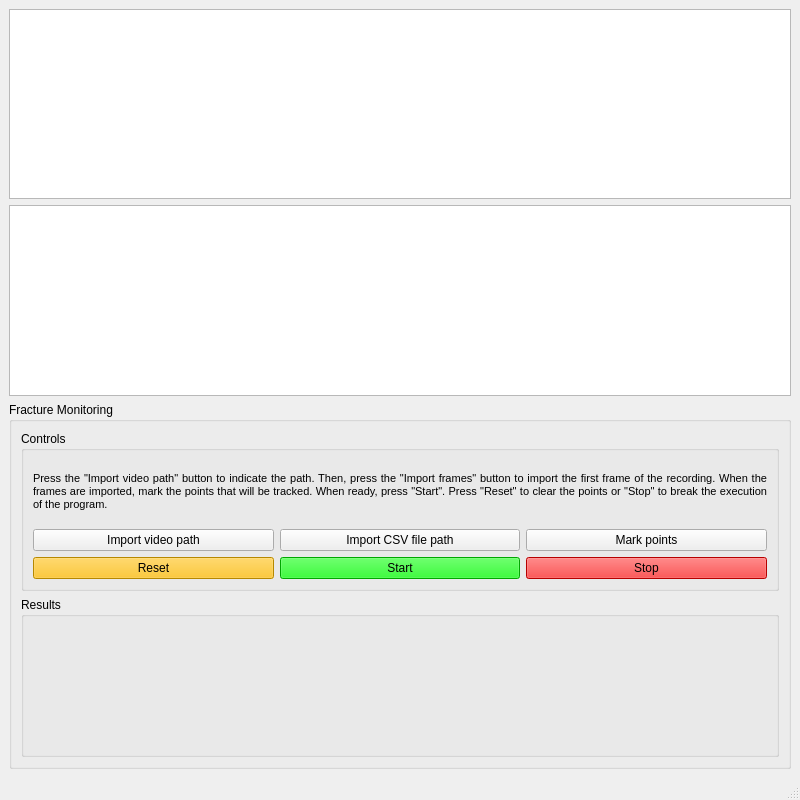
<?xml version="1.0" encoding="UTF-8"?>
<ui version="4.0">
 <class>MainWindow</class>
 <widget class="QMainWindow" name="MainWindow">
  <property name="geometry">
   <rect>
    <x>0</x>
    <y>0</y>
    <width>800</width>
    <height>800</height>
   </rect>
  </property>
  <property name="windowTitle">
   <string>MainWindow</string>
  </property>
  <widget class="QWidget" name="centralwidget">
   <layout class="QGridLayout" name="gridLayout">
    <property name="leftMargin">
     <number>9</number>
    </property>
    <property name="topMargin">
     <number>9</number>
    </property>
    <property name="rightMargin">
     <number>9</number>
    </property>
    <property name="bottomMargin">
     <number>9</number>
    </property>
    <property name="spacing">
     <number>6</number>
    </property>
    <item row="0" column="0">
     <widget class="PlotWidget" name="graphicsView_1">
      <property name="sizePolicy">
       <sizepolicy hsizetype="Preferred" vsizetype="Preferred">
        <horstretch>0</horstretch>
        <verstretch>0</verstretch>
       </sizepolicy>
      </property>
      <property name="minimumSize">
       <size>
        <width>0</width>
        <height>176</height>
       </size>
      </property>
     </widget>
    </item>
    <item row="2" column="0">
     <widget class="QGroupBox" name="groupBox_1">
      <property name="minimumSize">
       <size>
        <width>688</width>
        <height>367</height>
       </size>
      </property>
      <property name="styleSheet">
       <string notr="true">font: 12pt &quot;MS Shell Dlg 2&quot;;</string>
      </property>
      <property name="title">
       <string>Fracture Monitoring</string>
      </property>
      <layout class="QVBoxLayout" name="verticalLayout">
       <item>
        <widget class="QGroupBox" name="groupBox_2">
         <property name="styleSheet">
          <string notr="true">font: 10pt &quot;MS Shell Dlg 2&quot;;</string>
         </property>
         <property name="title">
          <string>Controls</string>
         </property>
         <layout class="QGridLayout" name="gridLayout_2">
          <item row="1" column="0">
           <widget class="QPushButton" name="pushButton_1">
            <property name="text">
             <string>Import video path</string>
            </property>
           </widget>
          </item>
          <item row="4" column="0">
           <widget class="QPushButton" name="pushButton_4">
            <property name="styleSheet">
             <string notr="true">background-color: rgb(255, 191, 0);</string>
            </property>
            <property name="text">
             <string>Reset</string>
            </property>
           </widget>
          </item>
          <item row="4" column="1">
           <widget class="QPushButton" name="pushButton_5">
            <property name="styleSheet">
             <string notr="true">background-color: rgb(0, 234, 0);</string>
            </property>
            <property name="text">
             <string>Start</string>
            </property>
            <property name="checkable">
             <bool>false</bool>
            </property>
           </widget>
          </item>
          <item row="4" column="2">
           <widget class="QPushButton" name="pushButton_6">
            <property name="styleSheet">
             <string notr="true">background-color: rgb(255, 0, 0);</string>
            </property>
            <property name="text">
             <string>Stop</string>
            </property>
           </widget>
          </item>
          <item row="0" column="0" colspan="3">
           <widget class="QLabel" name="label">
            <property name="font">
             <font>
              <family>MS Shell Dlg 2</family>
              <pointsize>8</pointsize>
              <weight>50</weight>
              <italic>false</italic>
              <bold>false</bold>
             </font>
            </property>
            <property name="styleSheet">
             <string notr="true">font: 8pt &quot;MS Shell Dlg 2&quot;;</string>
            </property>
            <property name="text">
             <string>Press the &quot;Import video path&quot; button to indicate the path. Then, press the &quot;Import frames&quot; button to import the first frame of the recording. When the frames are imported, mark the points that will be tracked. When ready, press &quot;Start&quot;. Press &quot;Reset&quot; to clear the points or &quot;Stop&quot; to break the execution of the program.</string>
            </property>
            <property name="alignment">
             <set>Qt::AlignJustify|Qt::AlignVCenter</set>
            </property>
            <property name="wordWrap">
             <bool>true</bool>
            </property>
           </widget>
          </item>
          <item row="1" column="1">
           <widget class="QPushButton" name="pushButton_2">
            <property name="text">
             <string>Import CSV file path</string>
            </property>
           </widget>
          </item>
          <item row="1" column="2">
           <widget class="QPushButton" name="pushButton_3">
            <property name="text">
             <string>Mark points</string>
            </property>
           </widget>
          </item>
         </layout>
        </widget>
       </item>
       <item>
        <widget class="QGroupBox" name="groupBox_3">
         <property name="styleSheet">
          <string notr="true">font: 10pt &quot;MS Shell Dlg 2&quot;;</string>
         </property>
         <property name="title">
          <string>Results</string>
         </property>
        </widget>
       </item>
      </layout>
     </widget>
    </item>
    <item row="1" column="0">
     <widget class="PlotWidget" name="graphicsView_2">
      <property name="sizePolicy">
       <sizepolicy hsizetype="Preferred" vsizetype="Preferred">
        <horstretch>0</horstretch>
        <verstretch>0</verstretch>
       </sizepolicy>
      </property>
      <property name="minimumSize">
       <size>
        <width>0</width>
        <height>176</height>
       </size>
      </property>
     </widget>
    </item>
   </layout>
  </widget>
  <widget class="QMenuBar" name="menubar">
   <property name="geometry">
    <rect>
     <x>0</x>
     <y>0</y>
     <width>800</width>
     <height>26</height>
    </rect>
   </property>
  </widget>
  <widget class="QStatusBar" name="statusbar"/>
 </widget>
 <customwidgets>
  <customwidget>
   <class>PlotWidget</class>
   <extends>QGraphicsView</extends>
   <header>pyqtgraph</header>
  </customwidget>
 </customwidgets>
 <resources/>
 <connections/>
</ui>
